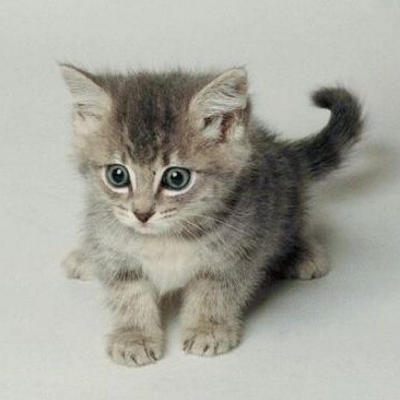
#> input picture ImagesPython/image.png, 400 x 400 px, found by its file name
$ python miroirX.py
#> lines starting #> are read from the running program, lines starting #| are printed output that depends on the picture
from PIL import Image


im1=Image.open("image.png")
#> im1 is the input picture: PIL image 400x400 RGB; mean R, G, B 166.8, 166.7, 157.6
im2=Image.new("RGB", (400,400))
#> im2: PIL image 400x400 RGB; every value is 0

for y in range(400):
  for x in range(400):
   p1=im1.getpixel((x,y))

   im2.putpixel((399-x,y),p1)
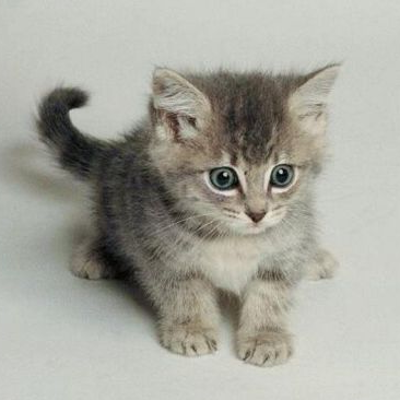
#> im2: PIL image 400x400 RGB; mean R, G, B 166.8, 166.7, 157.6


#im1.show()
im2.save("image.png")
